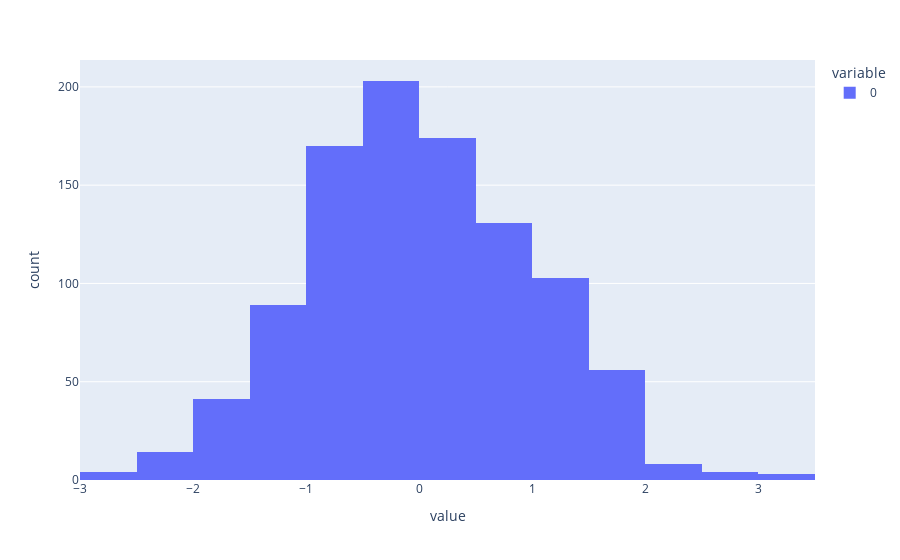

Notebook cell for this chart:
### Code cell
px.histogram(x, nbins=20)

### Figure 1 — Plotly figure (JSON) as saved in the notebook; plotly's stock layout.template omitted (floating-point values rounded to 4 significant figures; data arrays with more than 128 entries replaced by an {"elided": "..."} marker saying what was removed)
{"data": [{"alignmentgroup": "True", "bingroup": "x", "hovertemplate": "variable=0<br>value=%{x}<br>count=%{y}<extra></extra>", "legendgroup": "0", "marker": {"color": "#636efa", "pattern": {"shape": ""}}, "name": "0", "nbinsx": 20, "offsetgroup": "0", "orientation": "v", "showlegend": true, "type": "histogram", "x": {"elided": "1000 float values"}, "xaxis": "x", "yaxis": "y"}], "layout": {"barmode": "relative", "legend": {"title": {"text": "variable"}, "tracegroupgap": 0}, "margin": {"t": 60}, "xaxis": {"anchor": "y", "domain": [0, 1], "title": {"text": "value"}}, "yaxis": {"anchor": "x", "domain": [0, 1], "title": {"text": "count"}}}}
